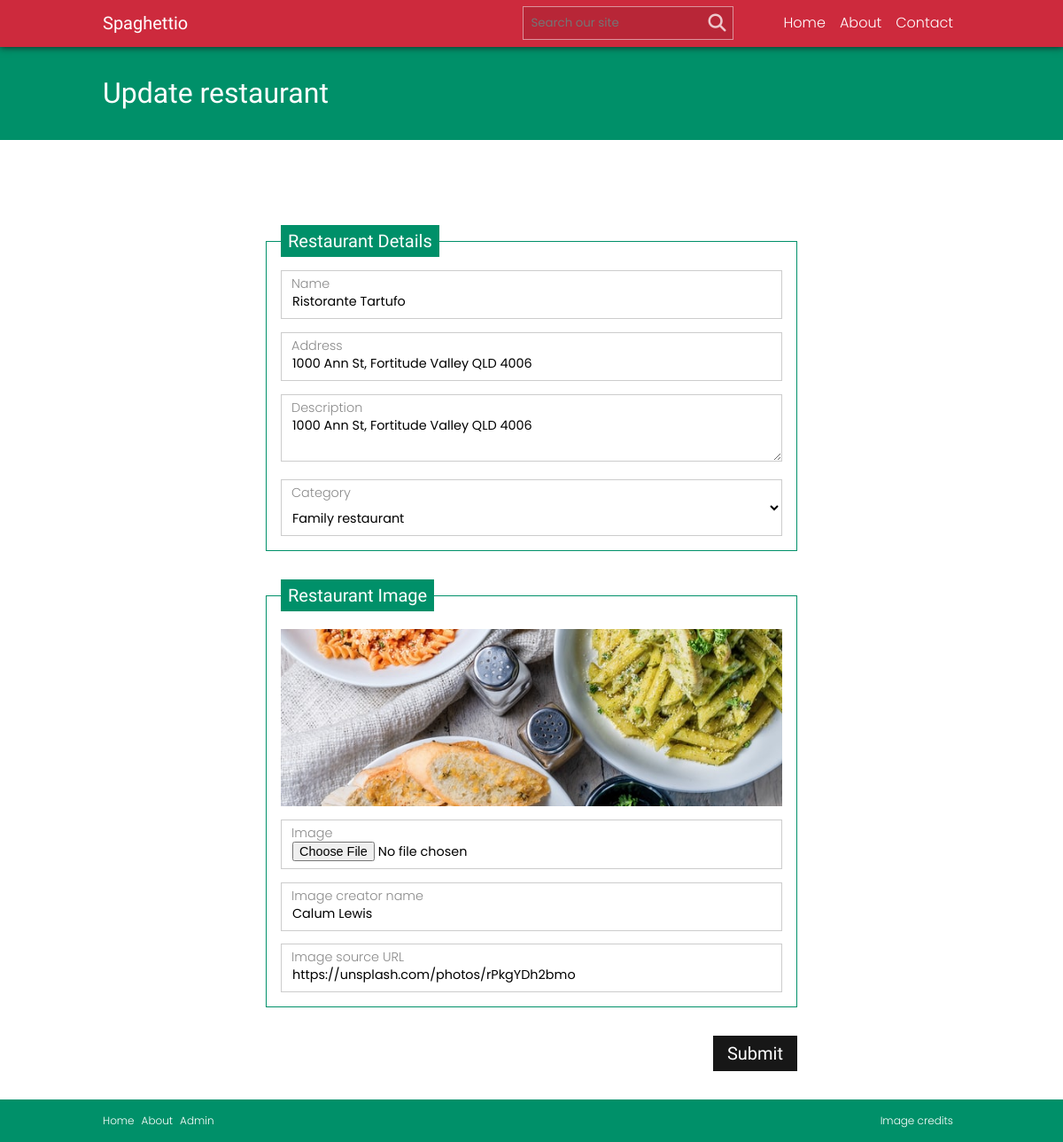
The page /insert.php?id=3 on the database its author committed.
### tables this page shows
CREATE TABLE IF NOT EXISTS `restaurant_details` (
  `ID` int(11) NOT NULL AUTO_INCREMENT,
  `name` varchar(255) NOT NULL,
  `address` varchar(255) NOT NULL,
  `description` text NOT NULL,
  `category` varchar(50) NOT NULL,
  `imagePath` varchar(255) NOT NULL,
  `imageCreator` varchar(255) NOT NULL,
  `imageSourceURL` varchar(255) NOT NULL,
  PRIMARY KEY (`ID`)
);

### database/dbController.php (called while the page is built, shortened)
<?php
class dbController {
	private $conn;
	public function dbConnect($host, $user, $pass, $db): mysqli {
		$this->conn = new mysqli(
			$this->host = $host,
			$this->user = $user,
			$this->pass = $pass,
			$this->db = $db
		);
		return $this->conn;
	}
	public function getRestaurantById($id) {
		$raw_results = $this->conn->query("SELECT * FROM restaurant_details WHERE ID='$id'");
		$formatted_results = [];
		while($row = $raw_results->fetch_assoc()) {
			array_push($formatted_results, $row);
		}
		if(isset($formatted_results[0])) {
			return $formatted_results[0];
		}
		else {
			return false;
		}
	}
}

### insert.php (the view, shortened to what this page needs)
<?php
require_once('database/dbController.php');
$db = new dbController();
$db->dbConnect(HOST, USER, PASS, DB);
if(isset($_GET['id'])) {
	$id = $_GET['id'];
	$restaurant = $db->getRestaurantById($id);
}
else {
	$restaurant = false;
}
?>
<!DOCTYPE html>
<html lang="en">
<head>
	<?php include('partials/head.php'); ?>
</head>
<body>
	<?php include('partials/header.php'); ?>
	<main>
		<?php
		include('partials/page-heading.php');
		?>
		<section class="page-content">
			<div class="container">
				<form id="insert-form" class="page-form" method="post" action="process.php" enctype="multipart/form-data">
					<div class="form-row">
						<div class="message-box alert"></div>
					</div>
					<fieldset>
						<legend>Restaurant Details</legend>
						<div class="form-row">
							<label for="name">Name</label>
							<input id="name" name="name" type="text" value="<?php echo $restaurant ? $restaurant['name'] : '';  ?>" required/>
						</div>
						<div class="form-row">
							<label for="address">Address</label>
							<input id="address" name="address" type="text" value="<?php echo $restaurant ? $restaurant['address'] : '';  ?>" required/>
						</div>
						<div class="form-row">
							<label for="description">Description</label>
							<textarea id="description" class="required" name="description" required><?php echo $restaurant ? $restaurant['address'] : '';
							?></textarea>
						</div>
						<div class="form-row">
							<label for="category">Category</label>
							<select id="category" name="category">
								<?php
								$categories = array(
									'family-restaurant' => 'Family restaurant',
									'fine-dining' => 'Fine dining',
									'casual-dining' => 'Casual dining',
									'fast-food' => 'Fast food'
								);
								foreach($categories as $value => $label) {
									if($value == $restaurant['category']) { ?>
										<option value="<?php echo $value; ?>" selected><?php echo $label; ?></option>
									<?php
									} else { ?>
										<option value="<?php echo $value; ?>"><?php echo $label; ?></option>
									<?php }
								}
								?>
							</select>
						</div>
					</fieldset>
					<fieldset>
						<legend>Restaurant Image</legend>
							<?php if(isset($restaurant['imagePath'])) { ?>
							<div class="form-row">
								<div class="image-wrap">
									<img src="<?php echo $restaurant['imagePath']; ?>" alt="Listing image for <?php echo $restaurant['name']; ?>"/>
								</div>
							</div>
							<div class="form-row">
								<label for="image">Image</label>
								<input id="image" name="image" type="file"/>
							</div>
						<?php } ?>
						<div class="form-row">
							<label for="imageCreator">Image creator name</label>
							<input id="imageCreator" name="imageCreator" type="text" value="<?php echo $restaurant ? $restaurant['imageCreator'] : '';  ?>" required/>
						</div>
						<div class="form-row">
							<label for="imageSourceURL">Image source URL</label>
							<input id="imageSourceURL" name="imageSourceURL" type="text" value="<?php echo $restaurant ? $restaurant['imageSourceURL'] : ''; ?>" required/>
						</div>
					</fieldset>
					<div class="button-wrap">
						<input type="submit" value="Submit"/>
					</div>
				</form>
			</div>
		</section>
	</main>
	<?php include('partials/footer.php'); ?>
</body>
</html>

### css/style.css (style rules this page uses)
:root { --primary-color: rgb(205, 42, 61); --secondary-color: rgb(0, 144, 105); --light-color: rgba(241, 241, 241); --dark-color: rgb(23, 23, 23); --body-font: 'Poppins', sans-serif; --heading-font: 'Besley', serif; }
body { font-family: var(--body-font); font-weight: 300; line-height: 1.3; }
.container { max-width: 1000px; margin-left: auto; margin-right: auto; box-sizing: border-box; padding: 0 1rem; }
.button-wrap { display: flex; align-items: center; justify-content: flex-end; }
.page-form { max-width: 600px; margin: 2rem auto; box-sizing: border-box; }
.page-form fieldset { border: 1px solid var(--secondary-color); padding: 1rem; margin-bottom: 2rem; }
.page-form fieldset legend { font-family: var(--heading-font); font-size: 1.25rem; background: var(--secondary-color); color: white; padding: 0.5rem; line-height: 1; margin-bottom: -1rem; }
.page-form fieldset .form-row { position: relative; margin-top: -0.75rem; }
.page-form fieldset .form-row .image-wrap { width: 100%; height: 200px; margin-top: 2rem; }
.page-form fieldset .form-row .image-wrap img { width: 100%; height: 100%; object-fit: cover; object-position: center center; }
.page-form fieldset .form-row label { display: inline-block; padding: 0.25rem; position: relative; top: 1.8rem; left: 0.5rem; font-size: 0.9rem; color: var(--dark-color); opacity: 0.5; transition: 0.3s all ease; z-index: 0; }
.page-form fieldset .form-row input, .page-form fieldset .form-row textarea, .page-form fieldset .form-row select { font-family: var(--body-font); width: 100%; box-sizing: border-box; min-height: 2rem; font-size: 0.9rem; padding: 1.5rem 0.5rem 0.5rem 0.75rem; background: transparent; border-radius: 0; border: 1px solid #CCC; position: relative; z-index: 1; }
.page-form fieldset .form-row select { padding-left: 0.5rem; padding-top: 2rem; }
.page-form .button-wrap { width: 100%; display: flex; justify-content: flex-end; }
.page-form .button-wrap input[type=submit] { width: auto; background: var(--dark-color); border: 0; font-family: var(--heading-font); font-size: 1.25rem; color: white; transition: 0.3s background-color ease; padding: 0.5rem 1rem; cursor: pointer; }
.alert { padding: 1rem; margin: 2rem 0; display: flex; justify-content: space-between; align-items: center; }

### rows shown on the page
restaurant_details: name "Ristorante Tartufo", address "1000 Ann St, Fortitude Valley QLD 4006", description "1000 Ann St, Fortitude Valley QLD 4006", category "Family restaurant", imagePath (picture), imageCreator "Calum Lewis", imageSourceURL "https://unsplash.com/photos/rPkgYDh2bmo"

### other values the page prints
$heading "Update restaurant"
